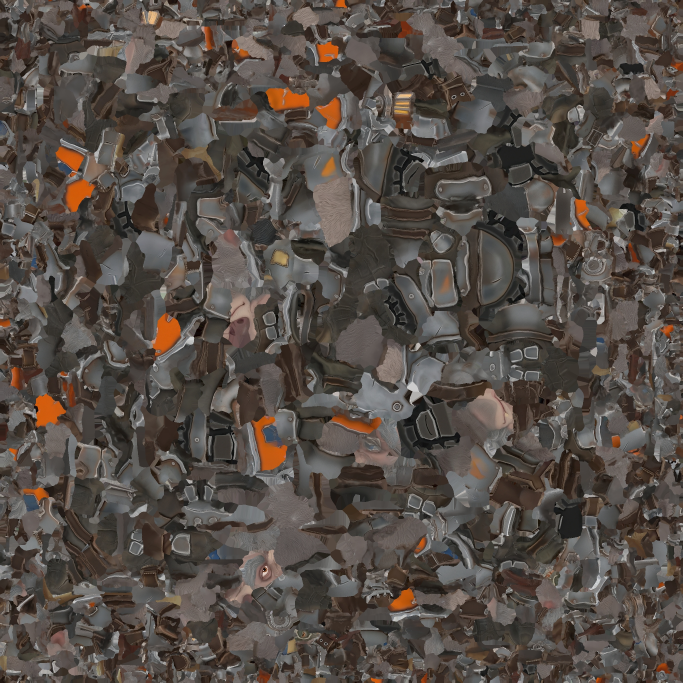
#> input picture godot/models/vesk_Image_0.jpg, 2048 x 2048 px (shown at 1/3 size)
$ python fur_mask.py ../../godot/models/vesk_Image_0.jpg ../../godot/models/vesk_Image_1.png out.png
#> lines starting #> are read from the running program, lines starting #| are printed output that depends on the picture; after the words box and inside, x2 and y2 are one past the last pixel; in counts of white or black regions, pixels touching at a corner belong together
# Fur mask for Vesk's shell fur (godot/textures/vesk_fur_mask.png): white where the Meshy texture is fur
# (rough, non-metal, grey-brown, not the pink muzzle/ears), black on armour, straps and skin.
#   python3 fur_mask.py <albedo vesk_Image_0.jpg> <metal-rough vesk_Image_1.png> <out.png>
import sys, numpy as np
from PIL import Image, ImageFilter
a = np.asarray(Image.open(sys.argv[1]).convert('RGB')).astype(np.float32) / 255
m = np.asarray(Image.open(sys.argv[2]).convert('RGB')).astype(np.float32) / 255
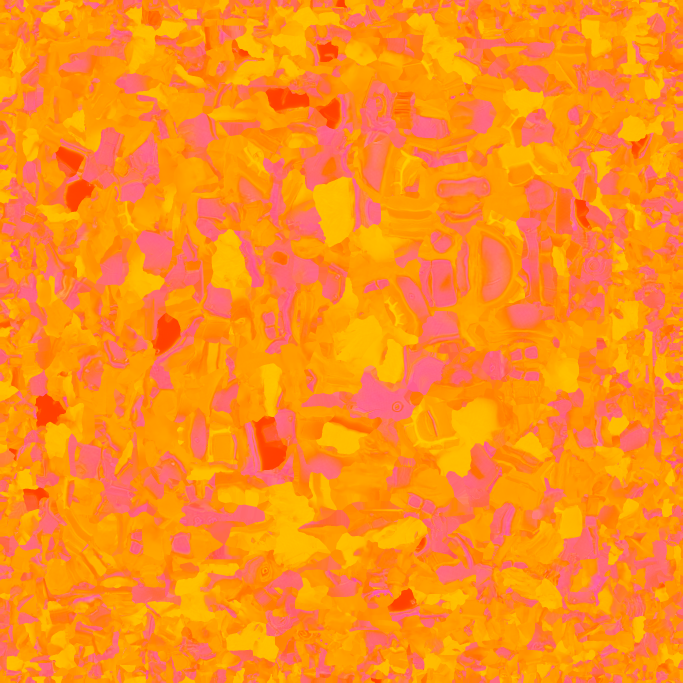
#> input picture godot/models/vesk_Image_1.png, 2048 x 2048 px (shown at 1/3 size)
mx, mn, lum = a.max(2), a.min(2), a.mean(2)
sat = (mx - mn) / np.maximum(mx, 1e-3)
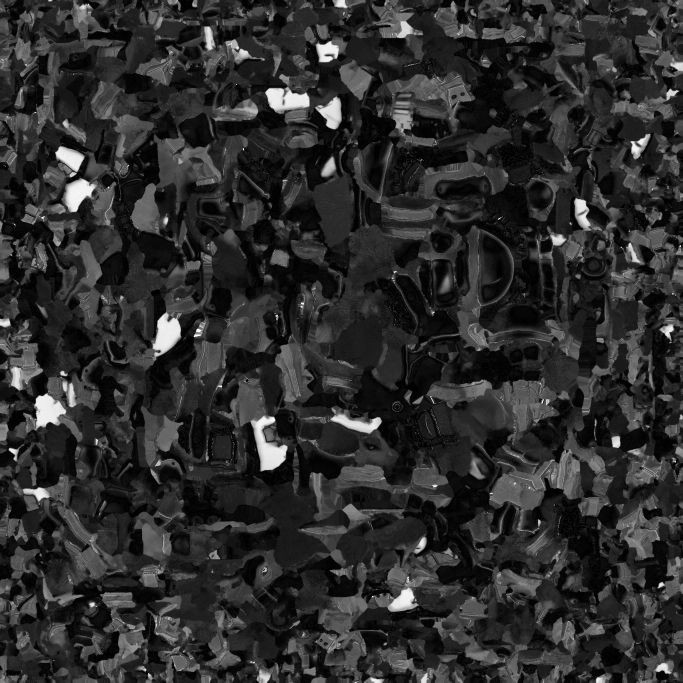
#> sat: shape (2048, 2048) float32 (shown at 1/3 size); min 0, max 1, mean 0.179
rough, metal = m[..., 1], m[..., 2]
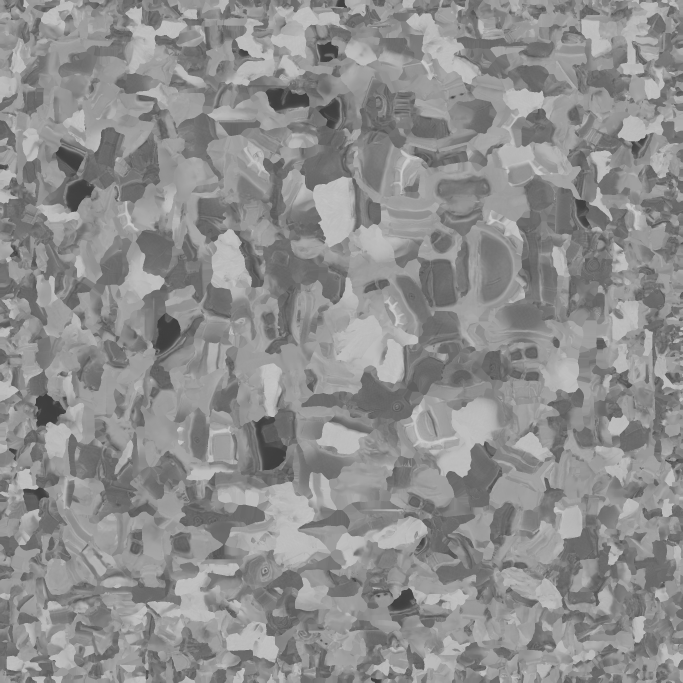
#> rough: shape (2048, 2048) float32 (shown at 1/3 size); min 0.216, max 0.824, mean 0.556
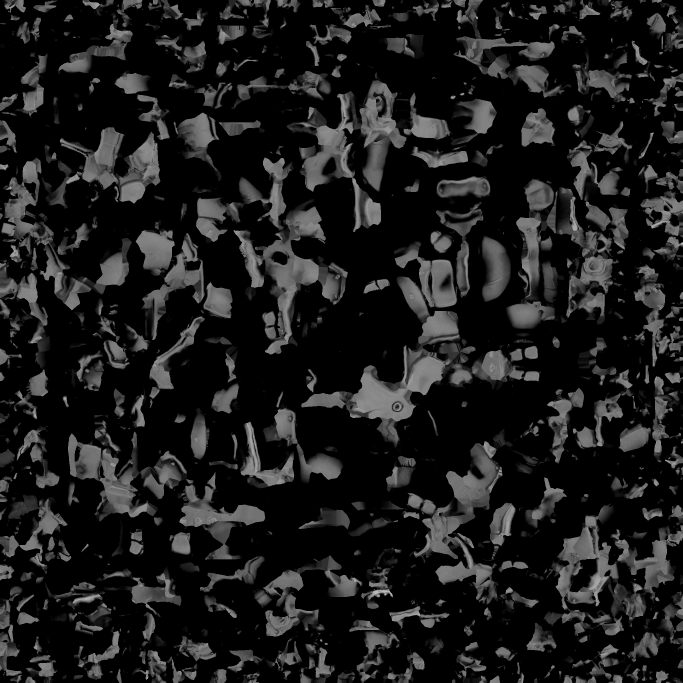
#> metal: shape (2048, 2048) float32 (shown at 1/3 size); min 0, max 0.78, mean 0.111
skin = (a[..., 0] > a[..., 2] + 0.08) & (lum > 0.5)
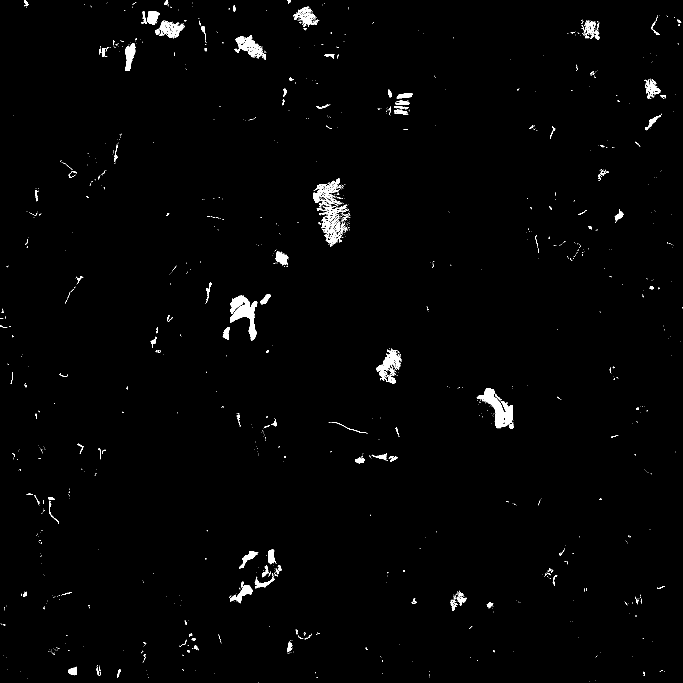
#> skin: shape (2048, 2048) bool (shown at 1/3 size); 1.1% white; 1498 white regions (1298 under 20 px), largest, box (x1, y1, x2, y2) and area: (1430, 1165, 1540, 1287) 4951, (690, 885, 770, 1022) 4418, (1129, 1046, 1204, 1130) 1973
fur = (metal < 0.3) & (rough > 0.55) & (sat < 0.28) & (lum > 0.18) & (lum < 0.72) & ~skin
#> fur: shape (2048, 2048) bool; 34.9% white; 8111 white regions (6843 under 20 px), largest, box (x1, y1, x2, y2) and area: (872, 434, 1388, 1172) 124910, (631, 1431, 1311, 1739) 76015, (1218, 39, 2048, 535) 66661
f = Image.fromarray((fur * 255).astype(np.uint8)).filter(ImageFilter.MedianFilter(5)).filter(ImageFilter.GaussianBlur(2))
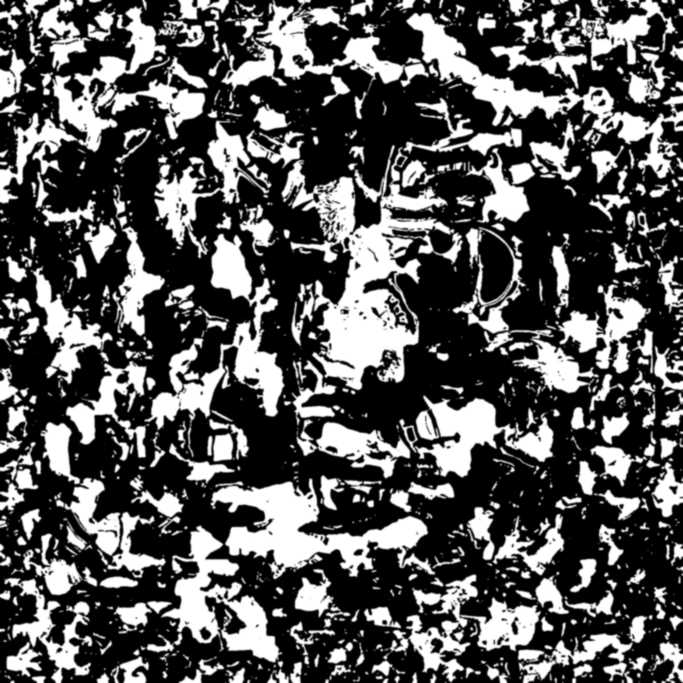
#> f: PIL image 2048x2048 L (shown at 1/3 size); min 0, max 255, mean 87.2
f.resize((1024, 1024), Image.LANCZOS).save(sys.argv[3], optimize=True)
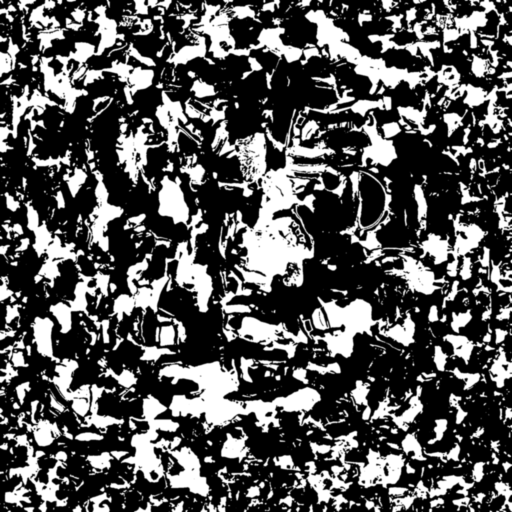
#> saved as out.png: PIL image 1024x1024 L (shown at 1/2 size); min 0, max 255, mean 87.2
print('fur coverage', round(float(fur.mean()), 3))
#| fur coverage 0.349
